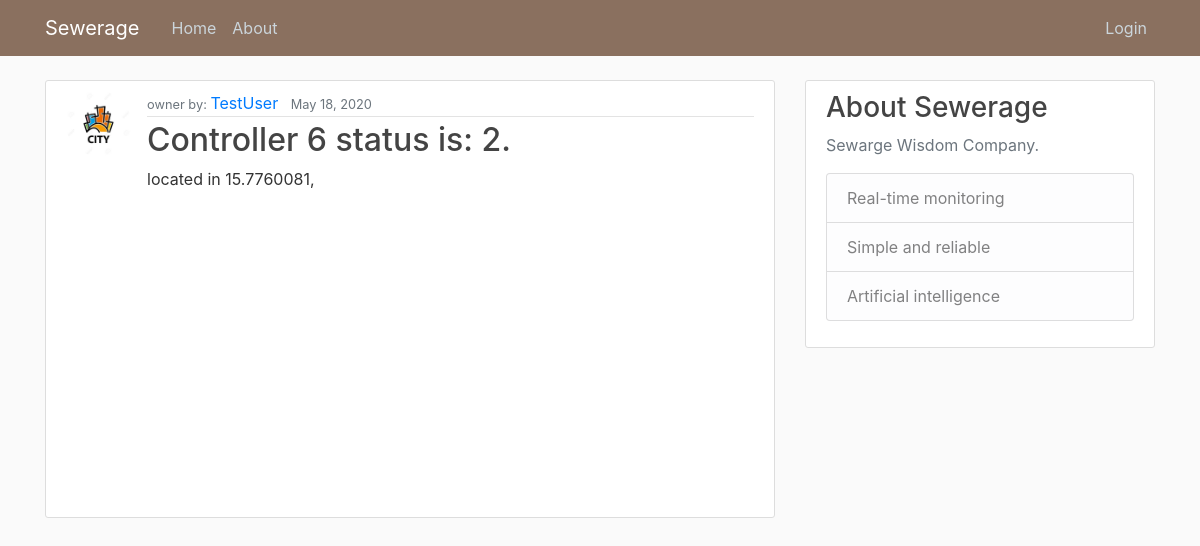
Screenshot of /controller/6/ with the database file from the repository.
### sewerage/models.py (models this page shows, shortened)
class Controller(models.Model):
    controller_x = models.FloatField(default=31.7760081)
    controller_y = models.FloatField(default=35.2353219)
    GREEN = 1
    YELLOW = 2
    ORANGE = 3
    RED = 4
    STATUS = [
        (GREEN, '1 - GREEN'),
        (YELLOW, '2 - YELLOW'),
        (ORANGE, '3 - ORANGE'),
        (RED, '4 - RED')
    ]
    status = models.IntegerField(choices=STATUS)
    installed_date = models.DateTimeField(default=timezone.now)
    owner = models.ForeignKey(User, on_delete=models.CASCADE)

### users/models.py (models this page shows, shortened)
class Profile(models.Model):
    user = models.OneToOneField(User, on_delete=models.CASCADE, null=True)
    image = models.ImageField(default='default.jpg', upload_to='profile_pics')

### sewerage/views.py (the view)
# urls.py: path('controller/<int:pk>/', ControllerDetailView.as_view(), name='controller-detail'),
class ControllerDetailView(DetailView):
    model = Controller

### sewerage/templates/sewerage/controller_detail.html (shortened to what this page needs)
{% extends 'sewerage/base.html' %}
{% block content %}
    <article class="media content-section">
        <img src="{{ object.owner.profile.image.url }}" class="rounded-circle article-img">
        <div class="media-body">
        <div class="article-metadata">
        <small class="text-muted">owner by: </small>
            <a class="mr-2" href="#">{{ object.owner }}</a>
            <small class="text-muted">{{ object.installed_date|date:"F d, Y" }}</small>
        </div>
        <h2 class="article-title">Controller {{ object.pk }} status is: {{ object.status }}.</h2>
        <p class="article-content">located in {{ object.controller_x }}, {{controller_y}}</p>
        <div id="map" class="map" style="width: 100%; height: 300px;""></div>
        </div>
    </article>
{% endblock content %}

### sewerage/static/sewerage/main.css (style rules this page uses)
body { background: #fafafa; color: #333333; margin-top: 5rem; }
h1, h2, h3, h4, h5, h6 { color: #444444; }
.content-section { background: #ffffff; padding: 10px 20px; border: 1px solid #dddddd; border-radius: 3px; margin-bottom: 20px; }
.article-title { color: #444444; }
.article-content { white-space: pre-line; }
.article-img { height: 65px; width: 65px; margin-right: 16px; }
.article-metadata { padding-bottom: 1px; margin-bottom: 4px; border-bottom: 1px solid #e3e3e3 }

### rows the page displays
Controller: owner.profile.image (placeholder picture), owner "TestUser", installed_date "May 18, 2020", pk "6", status "2", controller_x "15.7760081"
